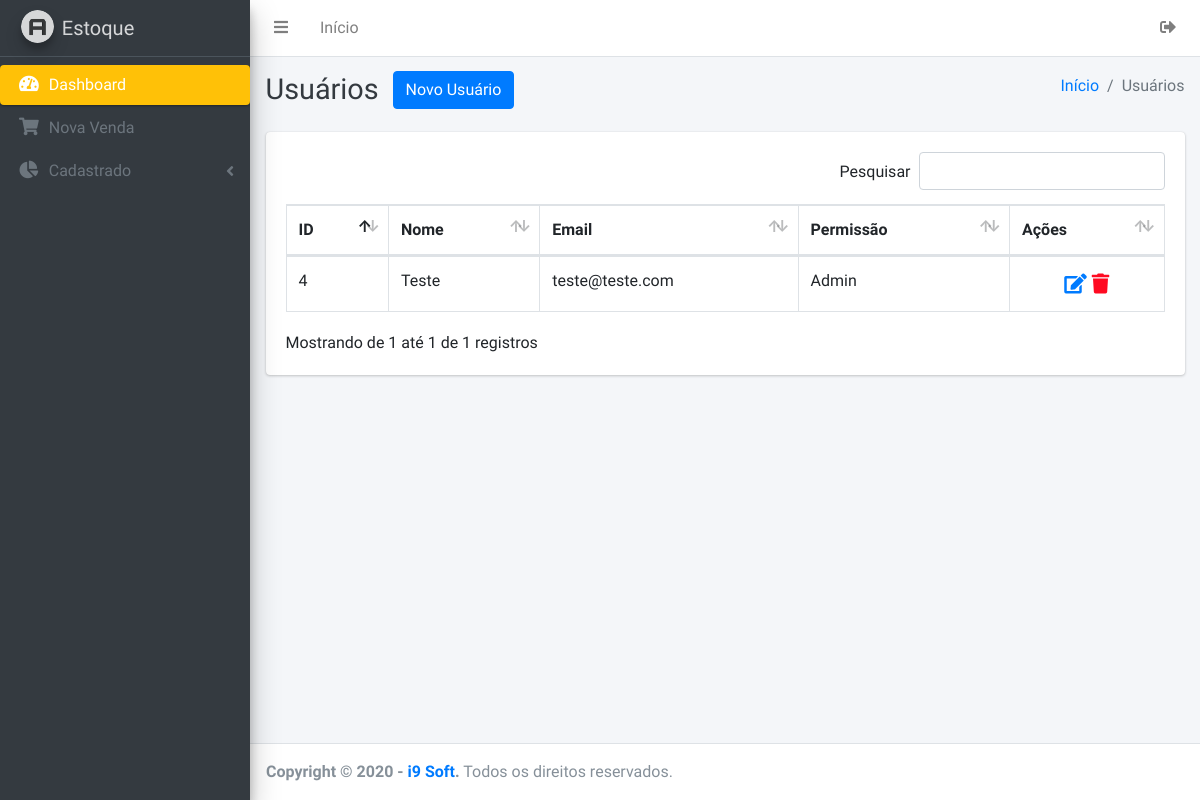
/usuarios.php (signed in), run on the app's committed database.
### tables this page shows
CREATE TABLE IF NOT EXISTS `usuarios` (
  `id` int(11) NOT NULL AUTO_INCREMENT,
  `nome` varchar(200) NOT NULL DEFAULT '0',
  `email` varchar(200) NOT NULL DEFAULT '0',
  `senha` varchar(255) NOT NULL,
  `permissao` varchar(70) NOT NULL DEFAULT '0',
  PRIMARY KEY (`id`)
);

### usuarios.php (the view, shortened to what this page needs)
<?php include_once 'includes/header.php'; ?>
<?php include_once 'includes/menu.php'; ?>
<?php
require_once 'core/conexao.php';
$sql = $pdo->prepare('SELECT * FROM usuarios');
$sql->execute();
$registros = $sql->fetchAll(PDO::FETCH_OBJ);
?>
<div class="content-wrapper">
  <div class="content-header">
    <div class="container-fluid">
      <div class="row mb-2">
        <div class="col-sm-6">
          <h1 class="m-0 text-dark" style="display: inline-block;">Usuários</h1>
          <a href="novo_user.php" class="btn btn-primary" style="margin-left: 10px; margin-top: -10px;">Novo Usuário</a>
        </div>
        <div class="col-sm-6">
          <ol class="breadcrumb float-sm-right">
            <li class="breadcrumb-item">
              <a href="/controle-estoque">Início</a>
            </li>
            <li class="breadcrumb-item active">Usuários</li>
          </ol>
        </div>
      </div>
    </div>
  </div>
  <section class="content">
    <div class="container-fluid">
      <div class="row">
        <div class="col-sm-12">
          <div class="card">
            <div class="card-body">
              <table id="example2" class="table table-bordered table-hover">
                <thead>
                  <tr>
                    <th>ID</th>
                    <th>Nome</th>
                    <th>Email</th>
                    <th>Permissão</th>
                    <th>Ações</th>
                  </tr>
                </thead>
                <tbody>
                  <?php foreach ($registros as $usuarios): ?>
                    <tr>
                      <td><?php echo $usuarios->id; ?></td>
                      <td><?php echo $usuarios->nome; ?></td>
                      <td><?php echo $usuarios->email; ?></td>
                      <td><?php echo $usuarios->permissao; ?></td>
                      <td class="text-center">
                        <a href="editar_user.php?id=<?php echo $usuarios->id; ?>" title="Editar" style="font-size: 20px;">
                          <i class="fas fa-edit"></i>
                        </a>
                        <a href="core/deletar_usuario.php?id=<?php echo $usuarios->id; ?>" title="Excluir" style="font-size: 20px; color: #ff0a21;">
                          <i class="fas fa-trash"></i>
                        </a>
                      </td>
                    </tr>
                  <?php endforeach; ?>
                </tbody>
              </table>
            </div>
          </div>
        </div>
      </div>
    </div>
  </section>
</div>
<?php include_once 'includes/footer.php'; ?>

### data on the page
usuarios: id "4", nome "Teste", email "teste@teste.com", permissao "Admin"
